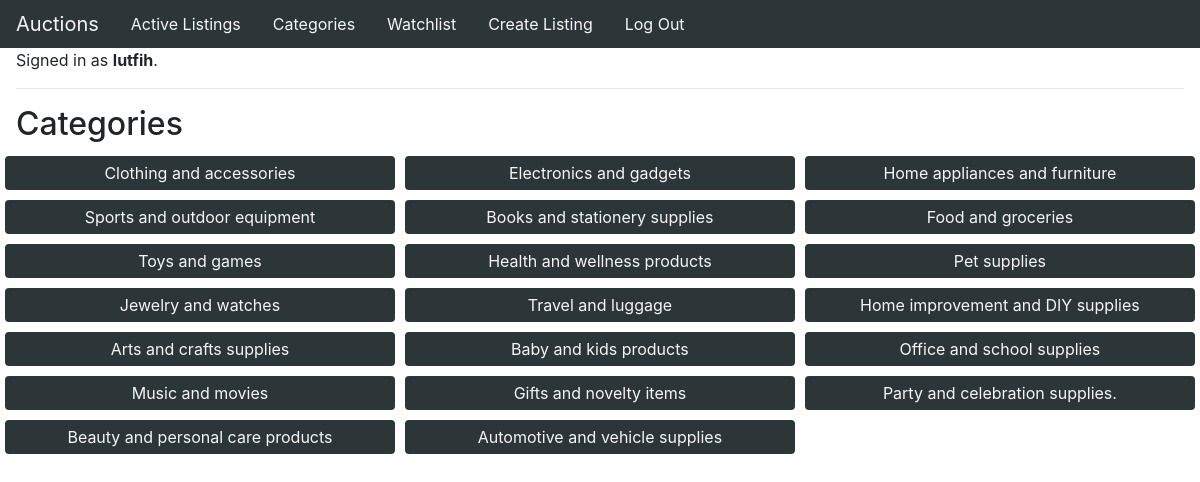
Page /categories/ (signed in) on the committed database.
### auctions/models.py (models this page shows)
class User(AbstractUser):
    def __str__(self):
        return f"{self.username} {self.first_name}"

class Category(models.Model):
    name = models.CharField(max_length=40)
    def __str__(self):
        return f"{self.name}"

### auctions/views.py (the view)
# urls.py: path("categories/", views.category, name="category"),
def category(request):
    all_categories = Category.objects.all()
    return render(request, 'auctions/category.html', {
        "title": "Categories",
        "categories": all_categories
    })

### auctions/templates/auctions/category.html
{% extends 'auctions/layout.html' %}
{% block body %}
    <h2 class="ml-3">{{title}}</h2>
    <div class="category-container">
    {% for category in categories %}
        <div class="container-item"><a href="{% url 'listcategory' category.name %}">{{category}}</a></div>
    {% endfor %}
    </div>
{% endblock %}

### auctions/templates/auctions/layout.html (shortened to what this page needs)
{% load static %}
<!DOCTYPE html>
<html lang="en">
    <head>
        <link rel="stylesheet" href="https://stackpath.bootstrapcdn.com/bootstrap/4.4.1/css/bootstrap.min.css">
        <link href="{% static 'auctions/css/styles.css' %}" rel="stylesheet" type="text/css">
    </head>
    <body>
        <ul class="nav .navbar-expand-xl|lg|md|sm py-1">
            <li class="nav-item">
                <a class="navbar-brand ml-3" href="{% url 'index' %}">Auctions</a>
            </li>
            <li class="nav-item">
                <a class="nav-link" href="{% url 'active' %}">Active Listings</a>
            </li>
            <li class="nav-item">
                <a class="nav-link" href="{% url 'category' %}">Categories</a>
            </li>
            <li class="nav-item">
                <a class="nav-link" href="{% url 'watchlist' %}">Watchlist</a>
            </li>
            <li class="nav-item">
                <a class="nav-link" href="{% url 'create-listing' %}">Create Listing</a>
            </li>
            {% if user.is_authenticated %}
                <li class="nav-item">
                    <a class="nav-link" href="{% url 'logout' %}">Log Out</a>
                </li>
            {% endif %}
        </ul>
        <div class="ml-3">
            {% if user.is_authenticated %}
                Signed in as <strong>{{ user.username }}</strong>.
            {% else %}
                Not signed in.
            {% endif %}
        </div>
        <hr class="mx-3">
        {% block body %}
        {% endblock %}
    </body>
</html>

### auctions/static/auctions/css/styles.css (style rules this page uses)
body { margin: 0; height: 100%; padding: 0; }
ul { background-color: #2C3639; }
ul .nav-item a { color: whitesmoke; }
.category-container { display: flex; flex-wrap: wrap; }
.container-item { margin: 5px; padding: 5px; flex-basis: calc(33.33% - 10px); background-color: #2C3639; text-align: center; border-radius: 4px; }
.container-item > a { color: whitesmoke; }

### rows in the picture
User: username "lutfih"
Category: name "Clothing and accessories"
Category: name "Electronics and gadgets"
Category: name "Home appliances and furniture"
Category: name "Sports and outdoor equipment"
Category: name "Books and stationery supplies"
Category: name "Food and groceries"
Category: name "Toys and games"
Category: name "Health and wellness products"
Category: name "Pet supplies"
Category: name "Jewelry and watches"
Category: name "Travel and luggage"
Category: name "Home improvement and DIY supplies"
Category: name "Arts and crafts supplies"
Category: name "Baby and kids products"
Category: name "Office and school supplies"
Category: name "Music and movies"
Category: name "Gifts and novelty items"
Category: name "Party and celebration supplies."
Category: name "Beauty and personal care products"
Category: name "Automotive and vehicle supplies"

### other values in the picture
{{ title }} "Categories"
